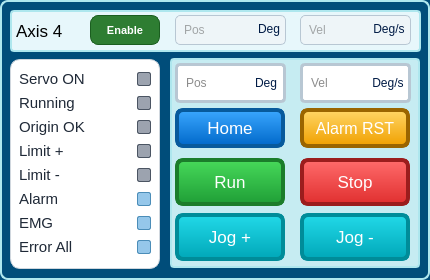
      <widget class="QFrame" name="Axis4ControlGroup">
       <property name="geometry">
        <rect>
         <x>15</x>
         <y>310</y>
         <width>430</width>
         <height>280</height>
        </rect>
       </property>
       <property name="styleSheet">
        <string>background:#004d7a; border-radius:8px; border:2px solid #aee7ee;</string>
       </property>
       <widget class="QFrame" name="Axis4HeaderActual">
        <property name="geometry">
         <rect>
          <x>10</x>
          <y>10</y>
          <width>411</width>
          <height>42</height>
         </rect>
        </property>
        <property name="styleSheet">
         <string>background:#e7f7fb; border-radius:4px;</string>
        </property>
        <widget class="QLabel" name="lblAxis4Name">
         <property name="geometry">
          <rect>
           <x>6</x>
           <y>0</y>
           <width>70</width>
           <height>42</height>
          </rect>
         </property>
         <property name="font">
          <font>
           <family>Arial</family>
           <pointsize>13</pointsize>
          </font>
         </property>
         <property name="styleSheet">
          <string>color:black; background:transparent; border:0px;</string>
         </property>
         <property name="text">
          <string>Axis 4</string>
         </property>
        </widget>
        <widget class="QPushButton" name="btnAxis4Enable">
         <property name="geometry">
          <rect>
           <x>80</x>
           <y>5</y>
           <width>70</width>
           <height>30</height>
          </rect>
         </property>
         <property name="sizePolicy">
          <sizepolicy hsizetype="Fixed" vsizetype="Fixed">
           <horstretch>0</horstretch>
           <verstretch>0</verstretch>
          </sizepolicy>
         </property>
         <property name="minimumSize">
          <size>
           <width>70</width>
           <height>30</height>
          </size>
         </property>
         <property name="maximumSize">
          <size>
           <width>70</width>
           <height>30</height>
          </size>
         </property>
         <property name="font">
          <font>
           <pointsize>8</pointsize>
           <weight>75</weight>
           <bold>true</bold>
          </font>
         </property>
         <property name="styleSheet">
          <string>QPushButton#btnAxis4Enable {
    color: white;
    background-color: #2e7d32;
    border: 1px solid #1b5e20;
    border-radius: 8px;
    padding: 2px 6px;
    font-weight: bold;
}
QPushButton# {
    background-color: #43a047;
    border: 1px solid #a5d6a7;
}
QPushButton# {
    background-color: #1b5e20;
}</string>
         </property>
         <property name="text">
          <string>Enable</string>
         </property>
         <property name="checkable">
          <bool>true</bool>
         </property>
         <property name="checked">
          <bool>false</bool>
         </property>
         <property name="buttonRole" stdset="0">
          <string>enable</string>
         </property>
        </widget>
        <widget class="QLineEdit" name="txtAxis4ActualPos">
         <property name="geometry">
          <rect>
           <x>165</x>
           <y>5</y>
           <width>111</width>
           <height>30</height>
          </rect>
         </property>
         <property name="styleSheet">
          <string>QLineEdit {
    color: #1a1a1a;
    background-color: white;
    border: 1px solid #b8c7d3;
    border-radius: 5px;
    padding-left: 6px;
}
QLineEdit:read-only {
    background-color: #eef5f8;
    color: #555555;
}
QLineEdit:focus {
    border: 2px solid #00a7b8;
}</string>
         </property>
         <property name="readOnly">
          <bool>true</bool>
         </property>
         <property name="placeholderText">
          <string>Pos</string>
         </property>
        </widget>
        <widget class="QLabel" name="lblAxis4ActualPosUnit">
         <property name="geometry">
          <rect>
           <x>240</x>
           <y>5</y>
           <width>38</width>
           <height>28</height>
          </rect>
         </property>
         <property name="font">
          <font>
           <family>Arial</family>
           <pointsize>9</pointsize>
          </font>
         </property>
         <property name="styleSheet">
          <string notr="true">QLabel {
    color: #001b45;
    border: 0px solid #9fb8c9;
    border-radius: 5px;
    background: transparent;
}</string>
         </property>
         <property name="text">
          <string>Deg</string>
         </property>
         <property name="alignment">
          <set>Qt::AlignCenter</set>
         </property>
        </widget>
        <widget class="QLineEdit" name="txtAxis4ActualVel">
         <property name="geometry">
          <rect>
           <x>290</x>
           <y>5</y>
           <width>111</width>
           <height>30</height>
          </rect>
         </property>
         <property name="styleSheet">
          <string>QLineEdit {
    color: #1a1a1a;
    background-color: white;
    border: 1px solid #b8c7d3;
    border-radius: 5px;
    padding-left: 6px;
}
QLineEdit:read-only {
    background-color: #eef5f8;
    color: #555555;
}
QLineEdit:focus {
    border: 2px solid #00a7b8;
}</string>
         </property>
         <property name="readOnly">
          <bool>true</bool>
         </property>
         <property name="placeholderText">
          <string>Vel</string>
         </property>
        </widget>
        <widget class="QLabel" name="lblAxis4ActualVelUnit">
         <property name="geometry">
          <rect>
           <x>350</x>
           <y>5</y>
           <width>58</width>
           <height>28</height>
          </rect>
         </property>
         <property name="font">
          <font>
           <family>Arial</family>
           <pointsize>9</pointsize>
          </font>
         </property>
         <property name="styleSheet">
          <string notr="true">QLabel {
    color: #001b45;
    border: 0px solid #9fb8c9;
    border-radius: 5px;
    background: transparent;
}</string>
         </property>
         <property name="text">
          <string>Deg/s</string>
         </property>
         <property name="alignment">
          <set>Qt::AlignCenter</set>
         </property>
        </widget>
       </widget>
       <widget class="QFrame" name="Axis4StatusPanel">
        <property name="geometry">
         <rect>
          <x>10</x>
          <y>59</y>
          <width>150</width>
          <height>210</height>
         </rect>
        </property>
        <property name="styleSheet">
         <string>#Axis4StatusPanel {
    background-color: #ffffff;
    border: 1px solid #d0d7de;
    border-radius: 10px;
}

#Axis4StatusPanel QLabel {
    color: #1f2937;
    background: transparent;
    border: none;
    font-size: 11pt;
}</string>
        </property>
        <layout class="QGridLayout" name="gridLayoutAxis4StatusPanel">
         <property name="leftMargin">
          <number>8</number>
         </property>
         <property name="topMargin">
          <number>8</number>
         </property>
         <property name="rightMargin">
          <number>8</number>
         </property>
         <property name="bottomMargin">
          <number>8</number>
         </property>
         <property name="horizontalSpacing">
          <number>8</number>
         </property>
         <property name="verticalSpacing">
          <number>4</number>
         </property>
         <item row="0" column="0">
          <widget class="QLabel" name="lblAxis4ServoOn">
           <property name="text">
            <string>Servo ON</string>
           </property>
           <property name="alignment">
            <set>Qt::AlignVCenter</set>
           </property>
          </widget>
         </item>
         <item row="0" column="1">
          <widget class="QLabel" name="ledAxis4ServoOn">
           <property name="sizePolicy">
            <sizepolicy hsizetype="Fixed" vsizetype="Fixed">
             <horstretch>0</horstretch>
             <verstretch>0</verstretch>
            </sizepolicy>
           </property>
           <property name="minimumSize">
            <size>
             <width>14</width>
             <height>14</height>
            </size>
           </property>
           <property name="maximumSize">
            <size>
             <width>14</width>
             <height>14</height>
            </size>
           </property>
           <property name="styleSheet">
            <string>QLabel#ledAxis4ServoOn {
    background-color: #9ca3af;
    border: 1px solid #4b5563;
    border-radius: 2px;
}</string>
           </property>
           <property name="text">
            <string/>
           </property>
           <property name="alignment">
            <set>Qt::AlignCenter</set>
           </property>
          </widget>
         </item>
         <item row="1" column="0">
          <widget class="QLabel" name="lblAxis4Running">
           <property name="text">
            <string>Running</string>
           </property>
           <property name="alignment">
            <set>Qt::AlignVCenter</set>
           </property>
          </widget>
         </item>
         <item row="1" column="1">
          <widget class="QLabel" name="ledAxis4Running">
           <property name="sizePolicy">
            <sizepolicy hsizetype="Fixed" vsizetype="Fixed">
             <horstretch>0</horstretch>
             <verstretch>0</verstretch>
            </sizepolicy>
           </property>
           <property name="minimumSize">
            <size>
             <width>14</width>
             <height>14</height>
            </size>
           </property>
           <property name="maximumSize">
            <size>
             <width>14</width>
             <height>14</height>
            </size>
           </property>
           <property name="styleSheet">
            <string>QLabel#ledAxis4Running {
    background-color: #9ca3af;
    border: 1px solid #4b5563;
    border-radius: 2px;
}</string>
           </property>
           <property name="text">
            <string/>
           </property>
           <property name="alignment">
            <set>Qt::AlignCenter</set>
           </property>
          </widget>
         </item>
         <item row="2" column="0">
          <widget class="QLabel" name="lblAxis4OrgOK">
           <property name="text">
            <string>Origin OK</string>
           </property>
           <property name="alignment">
            <set>Qt::AlignVCenter</set>
           </property>
          </widget>
         </item>
         <item row="2" column="1">
          <widget class="QLabel" name="ledAxis4OrgOK">
           <property name="sizePolicy">
            <sizepolicy hsizetype="Fixed" vsizetype="Fixed">
             <horstretch>0</horstretch>
             <verstretch>0</verstretch>
            </sizepolicy>
           </property>
           <property name="minimumSize">
            <size>
             <width>14</width>
             <height>14</height>
            </size>
           </property>
           <property name="maximumSize">
            <size>
             <width>14</width>
             <height>14</height>
            </size>
           </property>
           <property name="styleSheet">
            <string>QLabel#ledAxis4OrgOK {
    background-color: #9ca3af;
    border: 1px solid #4b5563;
    border-radius: 2px;
}</string>
           </property>
           <property name="text">
            <string/>
           </property>
           <property name="alignment">
            <set>Qt::AlignCenter</set>
           </property>
          </widget>
         </item>
         <item row="3" column="0">
          <widget class="QLabel" name="lblAxis4LimitPositive">
           <property name="text">
            <string>Limit +</string>
           </property>
           <property name="alignment">
            <set>Qt::AlignVCenter</set>
           </property>
          </widget>
         </item>
         <item row="3" column="1">
          <widget class="QLabel" name="ledAxis4LimitPositive">
           <property name="sizePolicy">
            <sizepolicy hsizetype="Fixed" vsizetype="Fixed">
             <horstretch>0</horstretch>
             <verstretch>0</verstretch>
            </sizepolicy>
           </property>
           <property name="minimumSize">
            <size>
             <width>14</width>
             <height>14</height>
            </size>
           </property>
           <property name="maximumSize">
            <size>
             <width>14</width>
             <height>14</height>
            </size>
           </property>
           <property name="styleSheet">
            <string>QLabel#ledAxis4LimitPositive {
    background-color: #9ca3af;
    border: 1px solid #4b5563;
    border-radius: 2px;
}</string>
           </property>
           <property name="text">
            <string/>
           </property>
           <property name="alignment">
            <set>Qt::AlignCenter</set>
           </property>
          </widget>
         </item>
         <item row="4" column="0">
          <widget class="QLabel" name="lblAxis4LimitNegative">
           <property name="text">
            <string>Limit -</string>
           </property>
           <property name="alignment">
            <set>Qt::AlignVCenter</set>
           </property>
          </widget>
         </item>
         <item row="4" column="1">
          <widget class="QLabel" name="ledAxis4LimitNegative">
           <property name="sizePolicy">
            <sizepolicy hsizetype="Fixed" vsizetype="Fixed">
             <horstretch>0</horstretch>
             <verstretch>0</verstretch>
            </sizepolicy>
           </property>
           <property name="minimumSize">
            <size>
             <width>14</width>
             <height>14</height>
            </size>
           </property>
           <property name="maximumSize">
            <size>
             <width>14</width>
             <height>14</height>
            </size>
           </property>
           <property name="styleSheet">
            <string>QLabel#ledAxis4LimitNegative {
    background-color: #9ca3af;
    border: 1px solid #4b5563;
    border-radius: 2px;
}</string>
           </property>
           <property name="text">
            <string/>
           </property>
           <property name="alignment">
            <set>Qt::AlignCenter</set>
           </property>
          </widget>
         </item>
         <item row="5" column="0">
          <widget class="QLabel" name="lblAxis4Alarm">
           <property name="text">
            <string>Alarm</string>
           </property>
           <property name="alignment">
            <set>Qt::AlignVCenter</set>
           </property>
          </widget>
         </item>
         <item row="5" column="1">
          <widget class="QLabel" name="ledAxis4Alarm">
           <property name="sizePolicy">
            <sizepolicy hsizetype="Fixed" vsizetype="Fixed">
             <horstretch>0</horstretch>
             <verstretch>0</verstretch>
            </sizepolicy>
           </property>
           <property name="minimumSize">
            <size>
             <width>14</width>
             <height>14</height>
            </size>
           </property>
           <property name="maximumSize">
            <size>
             <width>14</width>
             <height>14</height>
            </size>
           </property>
           <property name="styleSheet">
            <string>QLabel#ledAxis4Alarm {
    background-color: #95c7ea;
    border: 1px solid #4b8db8;
    border-radius: 2px;
}</string>
           </property>
           <property name="text">
            <string/>
           </property>
           <property name="alignment">
            <set>Qt::AlignCenter</set>
           </property>
          </widget>
         </item>
         <item row="6" column="0">
          <widget class="QLabel" name="lblAxis4EMG">
           <property name="text">
            <string>EMG</string>
           </property>
           <property name="alignment">
            <set>Qt::AlignVCenter</set>
           </property>
          </widget>
         </item>
         <item row="6" column="1">
          <widget class="QLabel" name="ledAxis4EMG">
           <property name="sizePolicy">
            <sizepolicy hsizetype="Fixed" vsizetype="Fixed">
             <horstretch>0</horstretch>
             <verstretch>0</verstretch>
            </sizepolicy>
           </property>
           <property name="minimumSize">
            <size>
             <width>14</width>
             <height>14</height>
            </size>
           </property>
           <property name="maximumSize">
            <size>
             <width>14</width>
             <height>14</height>
            </size>
           </property>
           <property name="styleSheet">
            <string>QLabel#ledAxis4EMG {
    background-color: #95c7ea;
    border: 1px solid #4b8db8;
    border-radius: 2px;
}</string>
           </property>
           <property name="text">
            <string/>
           </property>
           <property name="alignment">
            <set>Qt::AlignCenter</set>
           </property>
          </widget>
         </item>
         <item row="7" column="0">
          <widget class="QLabel" name="lblAxis4ErrorAll">
           <property name="text">
            <string>Error All</string>
           </property>
           <property name="alignment">
            <set>Qt::AlignVCenter</set>
           </property>
          </widget>
         </item>
         <item row="7" column="1">
          <widget class="QLabel" name="ledAxis4ErrorAll">
           <property name="sizePolicy">
            <sizepolicy hsizetype="Fixed" vsizetype="Fixed">
             <horstretch>0</horstretch>
             <verstretch>0</verstretch>
            </sizepolicy>
           </property>
           <property name="minimumSize">
            <size>
             <width>14</width>
             <height>14</height>
            </size>
           </property>
           <property name="maximumSize">
            <size>
             <width>14</width>
             <height>14</height>
            </size>
           </property>
           <property name="styleSheet">
            <string>QLabel#ledAxis4ErrorAll {
    background-color: #95c7ea;
    border: 1px solid #4b8db8;
    border-radius: 2px;
}</string>
           </property>
           <property name="text">
            <string/>
           </property>
           <property name="alignment">
            <set>Qt::AlignCenter</set>
           </property>
          </widget>
         </item>
        </layout>
       </widget>
       <widget class="QFrame" name="Axis4CommandPanel">
        <property name="geometry">
         <rect>
          <x>170</x>
          <y>58</y>
          <width>250</width>
          <height>210</height>
         </rect>
        </property>
        <property name="styleSheet">
         <string>background:#c6ecf2; border-radius:4px;</string>
        </property>
        <widget class="QLineEdit" name="txtAxis4CommandPos">
         <property name="geometry">
          <rect>
           <x>5</x>
           <y>5</y>
           <width>111</width>
           <height>40</height>
          </rect>
         </property>
         <property name="styleSheet">
          <string notr="true">QLineEdit {
    color: #1a1a1a;
    background-color: white;
    border: 3px solid #b8c7d3;
    border-radius: 5px;
    padding-left: 6px;
}
QLineEdit:read-only {
    background-color: #eef5f8;
    color: #555555;
}
QLineEdit:focus {
    border: 5px solid #00a7b8;
}</string>
         </property>
         <property name="readOnly">
          <bool>false</bool>
         </property>
         <property name="placeholderText">
          <string>Pos</string>
         </property>
        </widget>
        <widget class="QLabel" name="lblAxis4CommandPosUnit">
         <property name="geometry">
          <rect>
           <x>75</x>
           <y>5</y>
           <width>42</width>
           <height>40</height>
          </rect>
         </property>
         <property name="font">
          <font>
           <family>Arial</family>
           <pointsize>9</pointsize>
          </font>
         </property>
         <property name="styleSheet">
          <string notr="true">QLabel {
    color: #001b45;
    border: 0px solid #9fb8c9;
    border-radius: 5px;
    background: transparent;
}</string>
         </property>
         <property name="text">
          <string>Deg</string>
         </property>
         <property name="alignment">
          <set>Qt::AlignCenter</set>
         </property>
        </widget>
        <widget class="QLineEdit" name="txtAxis4CommandVel">
         <property name="geometry">
          <rect>
           <x>130</x>
           <y>5</y>
           <width>111</width>
           <height>40</height>
          </rect>
         </property>
         <property name="styleSheet">
          <string notr="true">QLineEdit {
    color: #1a1a1a;
    background-color: white;
    border: 3px solid #b8c7d3;
    border-radius: 5px;
    padding-left: 6px;
}
QLineEdit:read-only {
    background-color: #eef5f8;
    color: #555555;
}
QLineEdit:focus {
    border: 2px solid #00a7b8;
}</string>
         </property>
         <property name="readOnly">
          <bool>false</bool>
         </property>
         <property name="placeholderText">
          <string>Vel</string>
         </property>
        </widget>
        <widget class="QLabel" name="lblAxis4CommandVelUnit">
         <property name="geometry">
          <rect>
           <x>193</x>
           <y>5</y>
           <width>50</width>
           <height>40</height>
          </rect>
         </property>
         <property name="font">
          <font>
           <family>Arial</family>
           <pointsize>9</pointsize>
          </font>
         </property>
         <property name="styleSheet">
          <string notr="true">QLabel {
    color: #001b45;
    border: 0px solid #9fb8c9;
    border-radius: 5px;
    background: transparent;
}</string>
         </property>
         <property name="text">
          <string>Deg/s</string>
         </property>
         <property name="alignment">
          <set>Qt::AlignCenter</set>
         </property>
        </widget>
        <widget class="QPushButton" name="btnAxis4Home">
         <property name="geometry">
          <rect>
           <x>5</x>
           <y>50</y>
           <width>110</width>
           <height>40</height>
          </rect>
         </property>
         <property name="font">
          <font>
           <family>Arial</family>
           <pointsize>13</pointsize>
          </font>
         </property>
         <property name="styleSheet">
          <string notr="true">QPushButton {
    color: white;
    border: 4px solid #075a9c;
    border-radius: 8px;
    background: qlineargradient(x1:0,y1:0,x2:0,y2:1, stop:0 #3aa7ff, stop:1 #0068c9);
}
QPushButton:hover {
    background: qlineargradient(x1:0,y1:0,x2:0,y2:1, stop:0 #5bb8ff, stop:1 #005bb0);
}
QPushButton:pressed {
    background: #004f99;
}</string>
         </property>
         <property name="text">
          <string>Home</string>
         </property>
         <property name="buttonRole" stdset="0">
          <string>home</string>
         </property>
        </widget>
        <widget class="QPushButton" name="btnAxis4AlarmReset">
         <property name="geometry">
          <rect>
           <x>130</x>
           <y>50</y>
           <width>110</width>
           <height>40</height>
          </rect>
         </property>
         <property name="font">
          <font>
           <family>Arial</family>
           <pointsize>12</pointsize>
          </font>
         </property>
         <property name="styleSheet">
          <string notr="true">QPushButton {
    color: white;
    border: 4px solid #9a6500;
    border-radius: 8px;
    background: qlineargradient(x1:0,y1:0,x2:0,y2:1, stop:0 #ffd666, stop:1 #f0a000);
}
QPushButton:hover {
    background: qlineargradient(x1:0,y1:0,x2:0,y2:1, stop:0 #ffe080, stop:1 #d88c00);
}
QPushButton:pressed {
    background: #b87500;
}</string>
         </property>
         <property name="text">
          <string>Alarm RST</string>
         </property>
         <property name="buttonRole" stdset="0">
          <string>alarm</string>
         </property>
        </widget>
        <widget class="QPushButton" name="btnAxis4Run">
         <property name="geometry">
          <rect>
           <x>5</x>
           <y>100</y>
           <width>110</width>
           <height>48</height>
          </rect>
         </property>
         <property name="font">
          <font>
           <family>Arial</family>
           <pointsize>13</pointsize>
          </font>
         </property>
         <property name="styleSheet">
          <string notr="true">QPushButton {
    color: white;
    border: 4px solid #1b7d2b;
    border-radius: 8px;
    background: qlineargradient(x1:0,y1:0,x2:0,y2:1, stop:0 #47d95a, stop:1 #1f9e36);
}
QPushButton:hover {
    background: qlineargradient(x1:0,y1:0,x2:0,y2:1, stop:0 #62f070, stop:1 #17852c);
}
QPushButton:pressed {
    background: #126e24;
}</string>
         </property>
         <property name="text">
          <string>Run</string>
         </property>
         <property name="buttonRole" stdset="0">
          <string>run</string>
         </property>
        </widget>
        <widget class="QPushButton" name="btnAxis4Stop">
         <property name="geometry">
          <rect>
           <x>130</x>
           <y>100</y>
           <width>110</width>
           <height>48</height>
          </rect>
         </property>
         <property name="font">
          <font>
           <family>Arial</family>
           <pointsize>13</pointsize>
          </font>
         </property>
         <property name="styleSheet">
          <string notr="true">QPushButton {
    color: white;
    border: 4px solid #9b1d1d;
    border-radius: 8px;
    background: qlineargradient(x1:0,y1:0,x2:0,y2:1, stop:0 #ff6b6b, stop:1 #e02f2f);
}
QPushButton:hover {
    background: qlineargradient(x1:0,y1:0,x2:0,y2:1, stop:0 #ff8585, stop:1 #c91f1f);
}
QPushButton:pressed {
    background: #a81818;
}</string>
         </property>
         <property name="text">
          <string>Stop</string>
         </property>
         <property name="buttonRole" stdset="0">
          <string>stop</string>
         </property>
        </widget>
        <widget class="QPushButton" name="btnAxis4JogPositive">
         <property name="geometry">
          <rect>
           <x>5</x>
           <y>155</y>
           <width>110</width>
           <height>48</height>
          </rect>
         </property>
         <property name="font">
          <font>
           <family>Arial</family>
           <pointsize>13</pointsize>
          </font>
         </property>
         <property name="styleSheet">
          <string notr="true">QPushButton {
    color: white;
    border: 4px solid #008c99;
    border-radius: 8px;
    background: qlineargradient(x1:0,y1:0,x2:0,y2:1, stop:0 #22d9e8, stop:1 #00a7b8);
}
QPushButton:hover {
    background: qlineargradient(x1:0,y1:0,x2:0,y2:1, stop:0 #4befff, stop:1 #008f9e);
}
QPushButton:pressed {
    background: #007985;
}</string>
         </property>
         <property name="text">
          <string>Jog +</string>
         </property>
         <property name="buttonRole" stdset="0">
          <string>jog</string>
         </property>
        </widget>
        <widget class="QPushButton" name="btnAxis4JogNegative">
         <property name="geometry">
          <rect>
           <x>130</x>
           <y>155</y>
           <width>110</width>
           <height>48</height>
          </rect>
         </property>
         <property name="font">
          <font>
           <family>Arial</family>
           <pointsize>13</pointsize>
          </font>
         </property>
         <property name="styleSheet">
          <string notr="true">QPushButton {
    color: white;
    border: 4px solid #008c99;
    border-radius: 8px;
    background: qlineargradient(x1:0,y1:0,x2:0,y2:1, stop:0 #22d9e8, stop:1 #00a7b8);
}
QPushButton:hover {
    background: qlineargradient(x1:0,y1:0,x2:0,y2:1, stop:0 #4befff, stop:1 #008f9e);
}
QPushButton:pressed {
    background: #007985;
}</string>
         </property>
         <property name="text">
          <string>Jog -</string>
         </property>
         <property name="buttonRole" stdset="0">
          <string>jog</string>
         </property>
        </widget>
       </widget>
      </widget>
